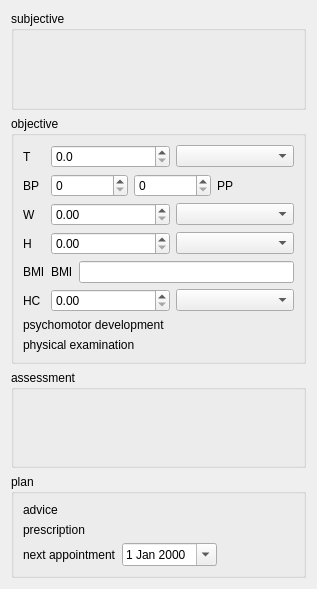
<?xml version="1.0" encoding="UTF-8"?>
<ui version="4.0">
 <class>BaseWidgets::Internal::BaseFormWidget</class>
 <widget class="QWidget" name="BaseWidgets::Internal::BaseFormWidget">
  <property name="geometry">
   <rect>
    <x>0</x>
    <y>0</y>
    <width>317</width>
    <height>589</height>
   </rect>
  </property>
  <property name="windowTitle">
   <string/>
  </property>
  <layout class="QVBoxLayout" name="verticalLayout_4">
   <item>
    <widget class="QGroupBox" name="subjectiveGroup">
     <property name="title">
      <string>subjective</string>
     </property>
     <layout class="QGridLayout" name="gridLayout_2">
      <item row="0" column="0">
       <layout class="QVBoxLayout" name="subjectiveLayout"/>
      </item>
     </layout>
    </widget>
   </item>
   <item>
    <widget class="QGroupBox" name="objectiveGroup">
     <property name="title">
      <string>objective</string>
     </property>
     <layout class="QVBoxLayout" name="verticalLayout_3">
      <item>
       <layout class="QGridLayout" name="gridLayout">
        <item row="0" column="0">
         <widget class="QLabel" name="temperatureLabel">
          <property name="text">
           <string>T</string>
          </property>
         </widget>
        </item>
        <item row="0" column="1">
         <layout class="QHBoxLayout" name="horizontalLayout_6">
          <item>
           <widget class="QDoubleSpinBox" name="temperatureValue">
            <property name="decimals">
             <number>1</number>
            </property>
            <property name="maximum">
             <double>150.000000000000000</double>
            </property>
           </widget>
          </item>
          <item>
           <widget class="QComboBox" name="temperatureUnit"/>
          </item>
         </layout>
        </item>
        <item row="1" column="0">
         <widget class="QLabel" name="bloodPressureLabel">
          <property name="text">
           <string>BP</string>
          </property>
         </widget>
        </item>
        <item row="1" column="1">
         <layout class="QHBoxLayout" name="horizontalLayout">
          <item>
           <widget class="QSpinBox" name="bloodPressureSystolicValue">
            <property name="maximum">
             <number>300</number>
            </property>
            <property name="singleStep">
             <number>10</number>
            </property>
           </widget>
          </item>
          <item>
           <widget class="QSpinBox" name="bloodPressureDiastolicValue">
            <property name="maximum">
             <number>300</number>
            </property>
            <property name="singleStep">
             <number>10</number>
            </property>
           </widget>
          </item>
          <item>
           <widget class="QLabel" name="bloodPressurePulseValue">
            <property name="text">
             <string>PP</string>
            </property>
           </widget>
          </item>
         </layout>
        </item>
        <item row="2" column="0">
         <widget class="QLabel" name="weightLabel">
          <property name="text">
           <string>W</string>
          </property>
         </widget>
        </item>
        <item row="2" column="1">
         <layout class="QHBoxLayout" name="horizontalLayout_3">
          <item>
           <widget class="QDoubleSpinBox" name="weightValue">
            <property name="maximum">
             <double>1000000.000000000000000</double>
            </property>
           </widget>
          </item>
          <item>
           <widget class="QComboBox" name="weightUnit"/>
          </item>
         </layout>
        </item>
        <item row="3" column="0">
         <widget class="QLabel" name="heightLabel">
          <property name="text">
           <string>H</string>
          </property>
         </widget>
        </item>
        <item row="3" column="1">
         <layout class="QHBoxLayout" name="horizontalLayout_4">
          <item>
           <widget class="QDoubleSpinBox" name="heightValue">
            <property name="maximum">
             <double>1000.000000000000000</double>
            </property>
           </widget>
          </item>
          <item>
           <widget class="QComboBox" name="heightUnit"/>
          </item>
         </layout>
        </item>
        <item row="4" column="0">
         <widget class="QLabel" name="bmiLabel">
          <property name="text">
           <string>BMI</string>
          </property>
         </widget>
        </item>
        <item row="4" column="1">
         <layout class="QHBoxLayout" name="horizontalLayout_7">
          <item>
           <widget class="QLabel" name="bmiValueLabel">
            <property name="text">
             <string>BMI</string>
            </property>
           </widget>
          </item>
          <item>
           <widget class="QLineEdit" name="bmiLineEdit"/>
          </item>
         </layout>
        </item>
        <item row="5" column="0">
         <widget class="QLabel" name="headCircumferenceLabel">
          <property name="text">
           <string>HC</string>
          </property>
         </widget>
        </item>
        <item row="5" column="1">
         <layout class="QHBoxLayout" name="horizontalLayout_5">
          <item>
           <widget class="QDoubleSpinBox" name="headCircumferenceValue"/>
          </item>
          <item>
           <widget class="QComboBox" name="headCircumferenceUnit"/>
          </item>
         </layout>
        </item>
       </layout>
      </item>
      <item>
       <widget class="QLabel" name="psychomotorDevelopmentLabel">
        <property name="text">
         <string>psychomotor development</string>
        </property>
       </widget>
      </item>
      <item>
       <layout class="QVBoxLayout" name="psychomotorDevelopmentTexteditorLayout"/>
      </item>
      <item>
       <widget class="QLabel" name="physicalExaminationLabel">
        <property name="text">
         <string>physical examination</string>
        </property>
       </widget>
      </item>
      <item>
       <layout class="QVBoxLayout" name="physicalExaminationTexteditorLayout"/>
      </item>
     </layout>
    </widget>
   </item>
   <item>
    <widget class="QGroupBox" name="assessmentGroup">
     <property name="title">
      <string>assessment</string>
     </property>
     <layout class="QVBoxLayout" name="verticalLayout">
      <item>
       <layout class="QHBoxLayout" name="assessmentTexteditorLayout"/>
      </item>
     </layout>
    </widget>
   </item>
   <item>
    <widget class="QGroupBox" name="planGroup">
     <property name="title">
      <string>plan</string>
     </property>
     <layout class="QVBoxLayout" name="verticalLayout_2">
      <item>
       <widget class="QLabel" name="adviceLabel">
        <property name="text">
         <string>advice</string>
        </property>
       </widget>
      </item>
      <item>
       <layout class="QHBoxLayout" name="adviceTexteditorLayout"/>
      </item>
      <item>
       <widget class="QLabel" name="prescriptionLabel">
        <property name="text">
         <string>prescription</string>
        </property>
       </widget>
      </item>
      <item>
       <layout class="QHBoxLayout" name="prescriptionTexteditorLayout"/>
      </item>
      <item>
       <layout class="QHBoxLayout" name="horizontalLayout_2">
        <item>
         <widget class="QLabel" name="appointmentlabel">
          <property name="text">
           <string>next appointment</string>
          </property>
         </widget>
        </item>
        <item>
         <widget class="QDateEdit" name="appointmentDateEdit">
          <property name="calendarPopup">
           <bool>true</bool>
          </property>
         </widget>
        </item>
        <item>
         <spacer name="horizontalSpacer">
          <property name="orientation">
           <enum>Qt::Horizontal</enum>
          </property>
          <property name="sizeHint" stdset="0">
           <size>
            <width>40</width>
            <height>20</height>
           </size>
          </property>
         </spacer>
        </item>
       </layout>
      </item>
     </layout>
    </widget>
   </item>
  </layout>
 </widget>
 <resources/>
 <connections/>
</ui>
